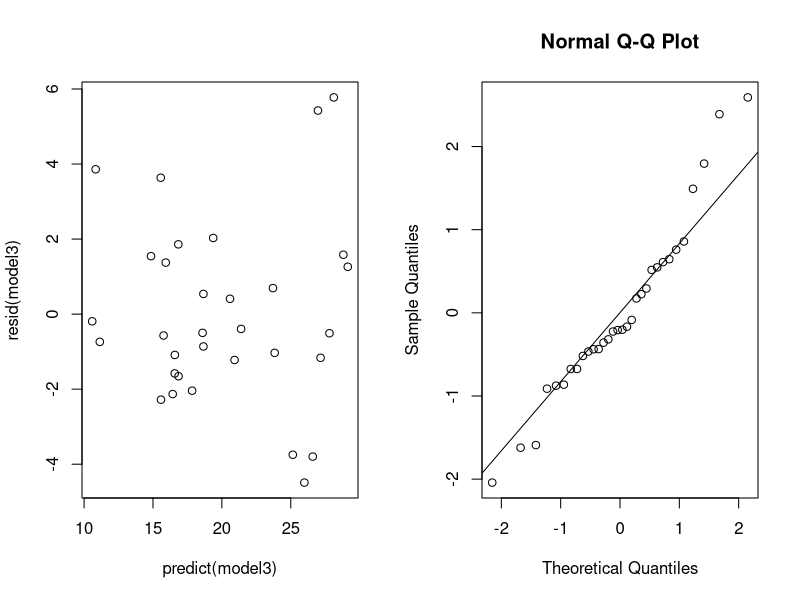
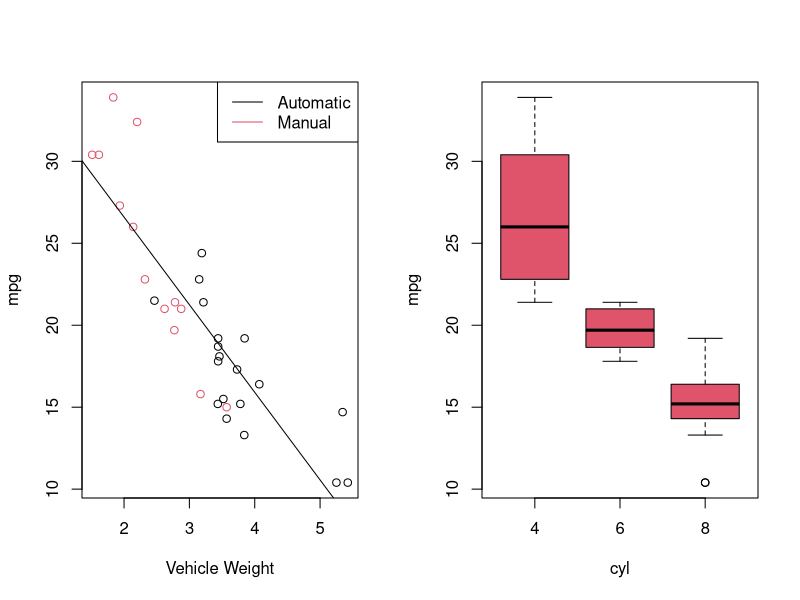
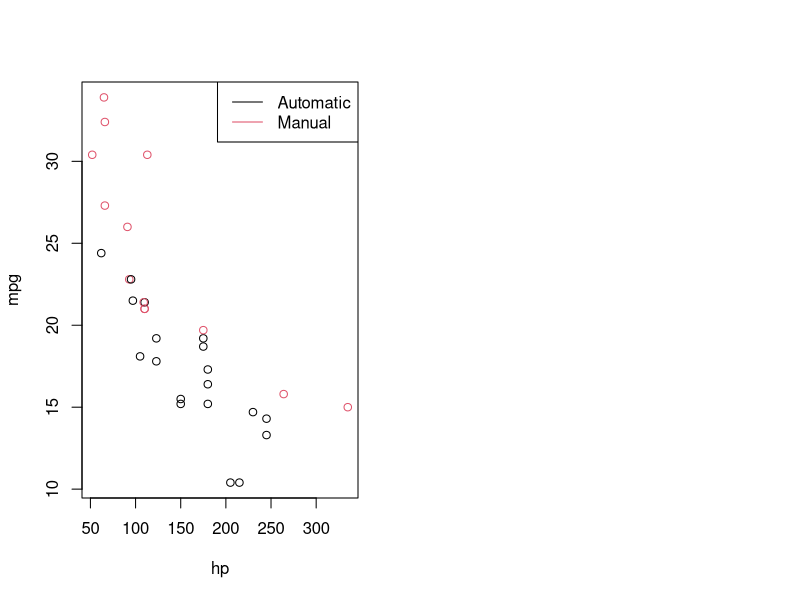

Generate these figures, in order, with R:
## ---- chunk 1
data(mtcars)
mtcars$am <- factor(mtcars$am, levels=c(0,1), labels=c('Automatic', 'Manual'))
mtcars$cyl <- factor(mtcars$cyl)
## ---- chunk 2
model1 <- lm(mpg ~ am, mtcars)
summary(model1)$coefficients
## ---- chunk 3
model2 <- update(model1, mpg ~ am + wt)
model3 <- update(model1, mpg ~ am + wt + cyl)
anova(model1, model2, model3)
## ---- chunk 4
summary(model2)$coefficients
## ---- chunk 5
par(mfcol = c(1,2))
plot(resid(model3) ~ predict(model3))

qqnorm(rstudent(model3))
qqline(rstudent(model3))
## ---- chunk 6
plot(mpg ~ wt, mtcars, col=am, xlab = 'Vehicle Weight')
abline(lm(mpg ~ wt, mtcars))
legend('topright', lty=c(1,1), col=1:2, legend = c('Automatic', 'Manual'))
## ---- chunk 7
plot(mpg ~ cyl, mtcars, col=am)
## ---- chunk 8
plot(mpg ~ hp, mtcars, col=am)
legend('topright', lty=c(1,1), col=1:2, legend = c('Automatic', 'Manual'))
